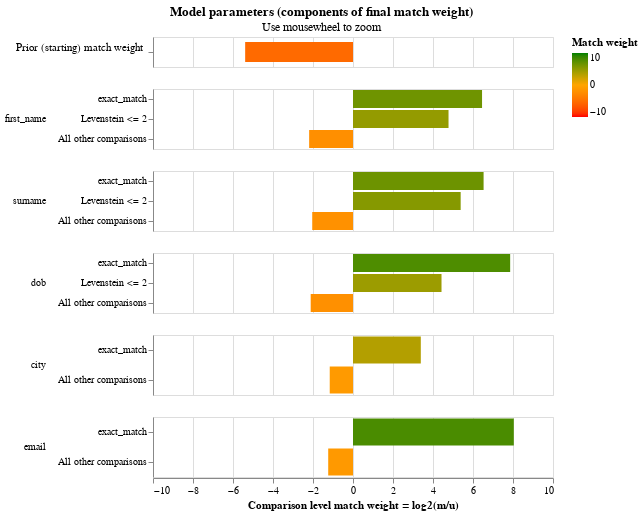

Notebook source saved alongside this figure:
### Code cell
linker.match_weights_chart()

### Figure 1 — Vega-Lite specification as saved in the notebook (floating-point values rounded to 4 significant figures)
{"config": {"view": {"width": 400, "height": 60}, "mark": {"tooltip": null}, "title": {"anchor": "middle"}, "header": {"title": null}}, "data": {"values": [{"comparison_name": "proportion_of_matches", "sql_condition": null, "label_for_charts": "", "m_probability": null, "u_probability": null, "m_probability_description": null, "u_probability_description": null, "has_tf_adjustments": false, "tf_adjustment_column": null, "tf_adjustment_weight": null, "is_null_level": false, "bayes_factor": 0.02382, "log2_bayes_factor": -5.392, "comparison_vector_value": 0, "max_comparison_vector_value": 0, "bayes_factor_description": "Proportion of matches is 0.023, equivalent to a starting match weight of -5.392.This means that if two records are drawn at random, one in  43.0 is expected to be a match", "proportion_of_matches": 0.02326, "comparison_sort_order": -1}, {"comparison_name": "first_name", "sql_condition": "first_name_l = first_name_r", "label_for_charts": "exact_match", "m_probability": 0.5074, "u_probability": 0.005794, "m_probability_description": "Amongst matching record comparisons, 50.74% of records are in the exact_match comparison level", "u_probability_description": "Amongst non-matching record comparisons, 0.58% of records are in the exact_match comparison level", "has_tf_adjustments": true, "tf_adjustment_column": "first_name", "tf_adjustment_weight": 1.0, "is_null_level": false, "bayes_factor": 87.57, "log2_bayes_factor": 6.452, "comparison_vector_value": 2, "max_comparison_vector_value": 2, "bayes_factor_description": "If comparison level is `exact_match` then comparison is 87.57 times more likely to be a match", "proportion_of_matches": 0.02326, "comparison_sort_order": 0}, {"comparison_name": "first_name", "sql_condition": "levenshtein(first_name_l, first_name_r) <= 2", "label_for_charts": "Levenstein <= 2", "m_probability": 0.2774, "u_probability": 0.01012, "m_probability_description": "Amongst matching record comparisons, 27.74% of records are in the levenstein <= 2 comparison level", "u_probability_description": "Amongst non-matching record comparisons, 1.01% of records are in the levenstein <= 2 comparison level", "has_tf_adjustments": false, "tf_adjustment_column": null, "tf_adjustment_weight": 1.0, "is_null_level": false, "bayes_factor": 27.41, "log2_bayes_factor": 4.777, "comparison_vector_value": 1, "max_comparison_vector_value": 2, "bayes_factor_description": "If comparison level is `levenstein <= 2` then comparison is 27.41 times more likely to be a match", "proportion_of_matches": 0.02326, "comparison_sort_order": 0}, {"comparison_name": "first_name", "sql_condition": "ELSE", "label_for_charts": "All other comparisons", "m_probability": 0.2153, "u_probability": 0.9841, "m_probability_description": "Amongst matching record comparisons, 21.53% of records are in the all other comparisons comparison level", "u_probability_description": "Amongst non-matching record comparisons, 98.41% of records are in the all other comparisons comparison level", "has_tf_adjustments": false, "tf_adjustment_column": null, "tf_adjustment_weight": 1.0, "is_null_level": false, "bayes_factor": 0.2188, "log2_bayes_factor": -2.193, "comparison_vector_value": 0, "max_comparison_vector_value": 2, "bayes_factor_description": "If comparison level is `all other comparisons` then comparison is  4.57 times less likely to be a match", "proportion_of_matches": 0.02326, "comparison_sort_order": 0}, {"comparison_name": "surname", "sql_condition": "surname_l = surname_r", "label_for_charts": "exact_match", "m_probability": 0.4518, "u_probability": 0.00489, "m_probability_description": "Amongst matching record comparisons, 45.18% of records are in the exact_match comparison level", "u_probability_description": "Amongst non-matching record comparisons, 0.49% of records are in the exact_match comparison level", "has_tf_adjustments": true, "tf_adjustment_column": "surname", "tf_adjustment_weight": 1.0, "is_null_level": false, "bayes_factor": 92.39, "log2_bayes_factor": 6.53, "comparison_vector_value": 2, "max_comparison_vector_value": 2, "bayes_factor_description": "If comparison level is `exact_match` then comparison is 92.39 times more likely to be a match", "proportion_of_matches": 0.02326, "comparison_sort_order": 1}, {"comparison_name": "surname", "sql_condition": "levenshtein(surname_l, surname_r) <= 2", "label_for_charts": "Levenstein <= 2", "m_probability": 0.3078, "u_probability": 0.007374, "m_probability_description": "Amongst matching record comparisons, 30.78% of records are in the levenstein <= 2 comparison level", "u_probability_description": "Amongst non-matching record comparisons, 0.74% of records are in the levenstein <= 2 comparison level", "has_tf_adjustments": false, "tf_adjustment_column": null, "tf_adjustment_weight": 1.0, "is_null_level": false, "bayes_factor": 41.74, "log2_bayes_factor": 5.384, "comparison_vector_value": 1, "max_comparison_vector_value": 2, "bayes_factor_description": "If comparison level is `levenstein <= 2` then comparison is 41.74 times more likely to be a match", "proportion_of_matches": 0.02326, "comparison_sort_order": 1}, {"comparison_name": "surname", "sql_condition": "ELSE", "label_for_charts": "All other comparisons", "m_probability": 0.2404, "u_probability": 0.9877, "m_probability_description": "Amongst matching record comparisons, 24.04% of records are in the all other comparisons comparison level", "u_probability_description": "Amongst non-matching record comparisons, 98.77% of records are in the all other comparisons comparison level", "has_tf_adjustments": false, "tf_adjustment_column": null, "tf_adjustment_weight": 1.0, "is_null_level": false, "bayes_factor": 0.2434, "log2_bayes_factor": -2.039, "comparison_vector_value": 0, "max_comparison_vector_value": 2, "bayes_factor_description": "If comparison level is `all other comparisons` then comparison is  4.11 times less likely to be a match", "proportion_of_matches": 0.02326, "comparison_sort_order": 1}, {"comparison_name": "dob", "sql_condition": "dob_l = dob_r", "label_for_charts": "exact_match", "m_probability": 0.4055, "u_probability": 0.001748, "m_probability_description": "Amongst matching record comparisons, 40.55% of records are in the exact_match comparison level", "u_probability_description": "Amongst non-matching record comparisons, 0.17% of records are in the exact_match comparison level", "has_tf_adjustments": true, "tf_adjustment_column": "dob", "tf_adjustment_weight": 1.0, "is_null_level": false, "bayes_factor": 232.0, "log2_bayes_factor": 7.858, "comparison_vector_value": 2, "max_comparison_vector_value": 2, "bayes_factor_description": "If comparison level is `exact_match` then comparison is 232.03 times more likely to be a match", "proportion_of_matches": 0.02326, "comparison_sort_order": 2}, {"comparison_name": "dob", "sql_condition": "levenshtein(dob_l, dob_r) <= 2", "label_for_charts": "Levenstein <= 2", "m_probability": 0.3679, "u_probability": 0.01712, "m_probability_description": "Amongst matching record comparisons, 36.79% of records are in the levenstein <= 2 comparison level", "u_probability_description": "Amongst non-matching record comparisons, 1.71% of records are in the levenstein <= 2 comparison level", "has_tf_adjustments": false, "tf_adjustment_column": null, "tf_adjustment_weight": 1.0, "is_null_level": false, "bayes_factor": 21.49, "log2_bayes_factor": 4.426, "comparison_vector_value": 1, "max_comparison_vector_value": 2, "bayes_factor_description": "If comparison level is `levenstein <= 2` then comparison is 21.49 times more likely to be a match", "proportion_of_matches": 0.02326, "comparison_sort_order": 2}, {"comparison_name": "dob", "sql_condition": "ELSE", "label_for_charts": "All other comparisons", "m_probability": 0.2265, "u_probability": 0.9811, "m_probability_description": "Amongst matching record comparisons, 22.65% of records are in the all other comparisons comparison level", "u_probability_description": "Amongst non-matching record comparisons, 98.11% of records are in the all other comparisons comparison level", "has_tf_adjustments": false, "tf_adjustment_column": null, "tf_adjustment_weight": 1.0, "is_null_level": false, "bayes_factor": 0.2309, "log2_bayes_factor": -2.115, "comparison_vector_value": 0, "max_comparison_vector_value": 2, "bayes_factor_description": "If comparison level is `all other comparisons` then comparison is  4.33 times less likely to be a match", "proportion_of_matches": 0.02326, "comparison_sort_order": 2}, {"comparison_name": "city", "sql_condition": "city_l = city_r", "label_for_charts": "exact_match", "m_probability": 0.5782, "u_probability": 0.05515, "m_probability_description": "Amongst matching record comparisons, 57.82% of records are in the exact_match comparison level", "u_probability_description": "Amongst non-matching record comparisons, 5.51% of records are in the exact_match comparison level", "has_tf_adjustments": true, "tf_adjustment_column": "city", "tf_adjustment_weight": 1.0, "is_null_level": false, "bayes_factor": 10.48, "log2_bayes_factor": 3.39, "comparison_vector_value": 1, "max_comparison_vector_value": 1, "bayes_factor_description": "If comparison level is `exact_match` then comparison is 10.48 times more likely to be a match", "proportion_of_matches": 0.02326, "comparison_sort_order": 3}, {"comparison_name": "city", "sql_condition": "ELSE", "label_for_charts": "All other comparisons", "m_probability": 0.4218, "u_probability": 0.9449, "m_probability_description": "Amongst matching record comparisons, 42.18% of records are in the all other comparisons comparison level", "u_probability_description": "Amongst non-matching record comparisons, 94.49% of records are in the all other comparisons comparison level", "has_tf_adjustments": false, "tf_adjustment_column": null, "tf_adjustment_weight": 1.0, "is_null_level": false, "bayes_factor": 0.4464, "log2_bayes_factor": -1.164, "comparison_vector_value": 0, "max_comparison_vector_value": 1, "bayes_factor_description": "If comparison level is `all other comparisons` then comparison is  2.24 times less likely to be a match", "proportion_of_matches": 0.02326, "comparison_sort_order": 3}, {"comparison_name": "email", "sql_condition": "email_l = email_r", "label_for_charts": "exact_match", "m_probability": 0.5775, "u_probability": 0.002194, "m_probability_description": "Amongst matching record comparisons, 57.75% of records are in the exact_match comparison level", "u_probability_description": "Amongst non-matching record comparisons, 0.22% of records are in the exact_match comparison level", "has_tf_adjustments": true, "tf_adjustment_column": "email", "tf_adjustment_weight": 1.0, "is_null_level": false, "bayes_factor": 263.2, "log2_bayes_factor": 8.04, "comparison_vector_value": 1, "max_comparison_vector_value": 1, "bayes_factor_description": "If comparison level is `exact_match` then comparison is 263.23 times more likely to be a match", "proportion_of_matches": 0.02326, "comparison_sort_order": 4}, {"comparison_name": "email", "sql_condition": "ELSE", "label_for_charts": "All other comparisons", "m_probability": 0.4225, "u_probability": 0.9978, "m_probability_description": "Amongst matching record comparisons, 42.25% of records are in the all other comparisons comparison level", "u_probability_description": "Amongst non-matching record comparisons, 99.78% of records are in the all other comparisons comparison level", "has_tf_adjustments": false, "tf_adjustment_column": null, "tf_adjustment_weight": 1.0, "is_null_level": false, "bayes_factor": 0.4234, "log2_bayes_factor": -1.24, "comparison_vector_value": 0, "max_comparison_vector_value": 1, "bayes_factor_description": "If comparison level is `all other comparisons` then comparison is  2.36 times less likely to be a match", "proportion_of_matches": 0.02326, "comparison_sort_order": 4}]}, "vconcat": [{"height": 30, "mark": {"type": "bar", "clip": true, "height": 20}, "selection": {"zoom_selector": {"type": "interval", "bind": "scales", "encodings": ["x"]}}, "transform": [{"filter": "(datum.comparison_name == 'proportion_of_matches')"}], "encoding": {"color": {"type": "quantitative", "field": "log2_bayes_factor", "title": "Match weight", "scale": {"range": ["red", "orange", "green"], "domain": [-10, 0, 10]}}, "tooltip": [{"type": "nominal", "field": "comparison_name", "title": "Comparison name"}, {"type": "nominal", "field": "proportion_of_matches", "format": ".4f", "title": "Proportion of matches"}, {"type": "quantitative", "field": "log2_bayes_factor", "title": "Equivalent match weight", "format": ",.4f"}, {"type": "nominal", "field": "bayes_factor_description", "title": "Match weight description"}], "x": {"type": "quantitative", "axis": {"labels": false, "domain": false, "title": "", "ticks": false}, "field": "log2_bayes_factor", "scale": {"domain": [-10, 10]}}, "y": {"type": "nominal", "field": "label_for_charts", "axis": {"title": "Prior (starting) match weight", "titleAngle": 0, "titleAlign": "right", "titleFontWeight": "normal"}, "sort": {"field": "comparison_vector_value", "order": "descending"}}}}, {"mark": {"type": "bar", "clip": true}, "selection": {"zoom_selector": {"type": "interval", "bind": "scales", "encodings": ["x"]}}, "transform": [{"filter": "(datum.comparison_name != 'proportion_of_matches')"}], "encoding": {"color": {"type": "quantitative", "field": "log2_bayes_factor", "title": "Match weight", "scale": {"range": ["red", "orange", "green"], "domain": [-10, 0, 10]}}, "row": {"type": "nominal", "field": "comparison_name", "sort": {"field": "comparison_sort_order"}, "header": {"labelAngle": 0, "labelAnchor": "middle", "labelAlign": "left"}}, "tooltip": [{"type": "nominal", "field": "comparison_name", "title": "Comparison name"}, {"type": "ordinal", "field": "label_for_charts", "title": "Label"}, {"type": "nominal", "field": "sql_condition", "title": "SQL condition"}, {"type": "quantitative", "field": "m_probability", "format": ".4f", "title": "M probability"}, {"type": "quantitative", "field": "u_probability", "format": ".4f", "title": "U probability"}, {"type": "quantitative", "field": "bayes_factor", "title": "Bayes factor = m/u", "format": ",.4f"}, {"type": "quantitative", "field": "log2_bayes_factor", "title": "Match weight = log2(m/u)", "format": ",.4f"}, {"type": "nominal", "field": "bayes_factor_description", "title": "Match weight description"}], "x": {"type": "quantitative", "axis": {"title": "Comparison level match weight = log2(m/u)"}, "field": "log2_bayes_factor", "scale": {"domain": [-10, 10]}}, "y": {"type": "nominal", "field": "label_for_charts", "axis": {"title": null}, "sort": {"field": "comparison_vector_value", "order": "descending"}}}, "resolve": {"axis": {"y": "independent"}, "scale": {"y": "independent"}}}], "selection": {"zoom_selector": {"type": "interval", "bind": "scales", "encodings": ["x"]}}, "resolve": {"axis": {"y": "independent"}, "scale": {"y": "independent"}}, "title": {"text": "Model parameters (components of final match weight)", "subtitle": "Use mousewheel to zoom"}, "$schema": "https://vega.github.io/schema/vega-lite/v5.2.json"}
